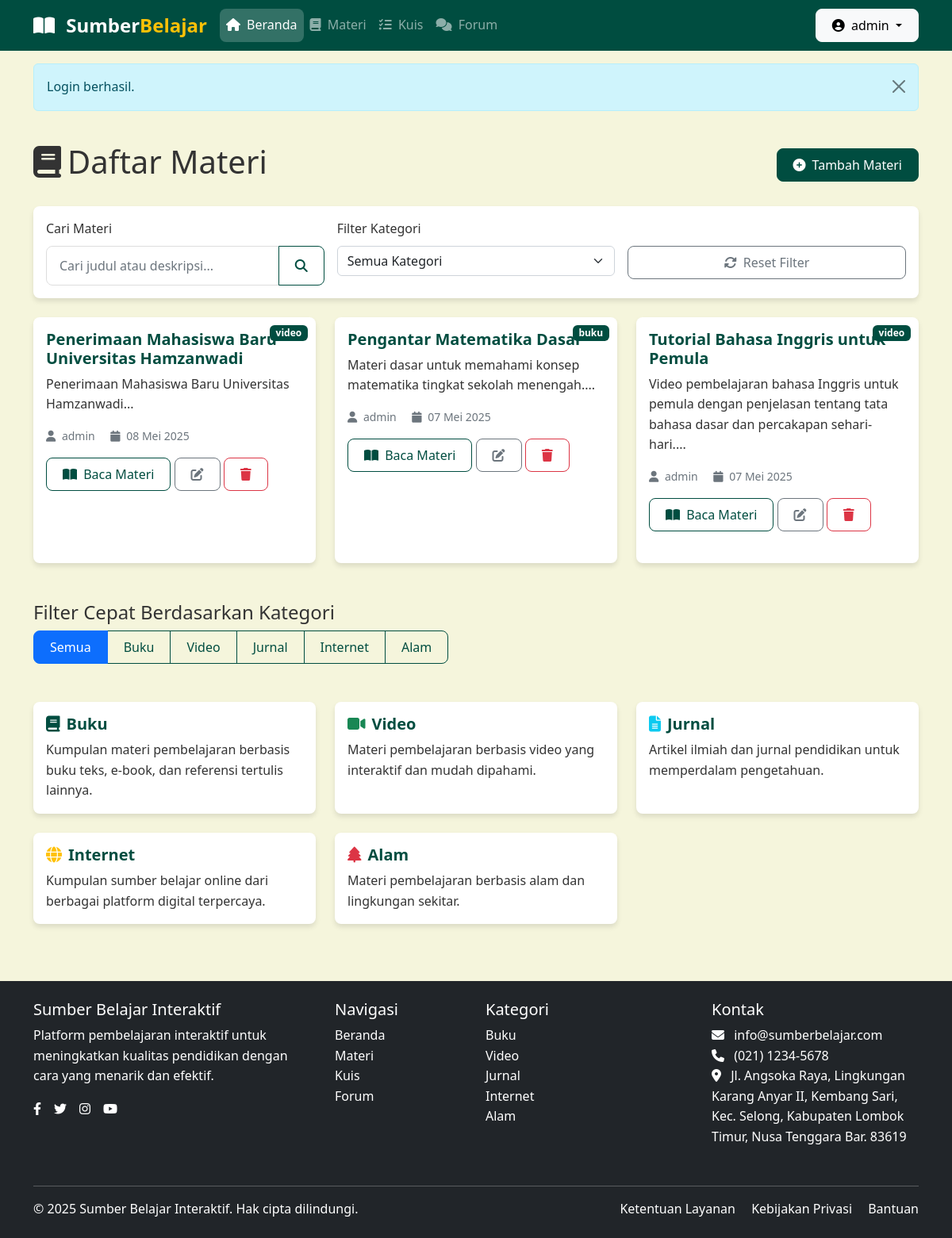
Screenshot of /materi/index.php (signed in) with the database file from the repository.
### tables this page shows
CREATE TABLE materi (
        id INTEGER PRIMARY KEY AUTOINCREMENT,
        judul TEXT NOT NULL,
        kategori TEXT NOT NULL,
        deskripsi TEXT NOT NULL,
        konten TEXT,
        thumbnail_url TEXT,
        video_url TEXT,
        user_id INTEGER,
        created_at TIMESTAMP DEFAULT CURRENT_TIMESTAMP,
        updated_at TIMESTAMP DEFAULT CURRENT_TIMESTAMP,
        FOREIGN KEY (user_id) REFERENCES users(id)
    );

CREATE TABLE users (id INTEGER PRIMARY KEY AUTOINCREMENT, username TEXT NOT NULL UNIQUE, password TEXT NOT NULL, email TEXT NOT NULL UNIQUE, full_name TEXT NOT NULL, role TEXT NOT NULL CHECK(role IN ('admin', 'teacher', 'student')), created_at TIMESTAMP DEFAULT CURRENT_TIMESTAMP, updated_at TIMESTAMP DEFAULT CURRENT_TIMESTAMP, is_active INTEGER DEFAULT 1, activation_code TEXT, last_login TIMESTAMP);

### includes/functions.php (called while the page is built, shortened)
<?php
function is_admin() {
    return isset($_SESSION['role']) && $_SESSION['role'] === 'admin';
}
function format_date($date, $include_time = true) {
    $date_obj = new DateTime($date);
    $format = $include_time ? 'd F Y, H:i' : 'd F Y';
    $months = [
        'January' => 'Januari',
        'February' => 'Februari',
        'March' => 'Maret',
        'April' => 'April',
        'May' => 'Mei',
        'June' => 'Juni',
        'July' => 'Juli',
        'August' => 'Agustus',
        'September' => 'September',
        'October' => 'Oktober',
        'November' => 'November',
        'December' => 'Desember'
    ];
    $formatted = $date_obj->format($format);
    foreach ($months as $en => $id) {
        $formatted = str_replace($en, $id, $formatted);
    }
    return $formatted;
}
function get_categories() {
    return [
        'buku' => 'Buku',
        'video' => 'Video',
        'jurnal' => 'Jurnal',
        'internet' => 'Internet',
        'alam' => 'Alam'
    ];
}
?>

### config/database.php (called while the page is built, shortened)
<?php
$db_path = __DIR__ . '/../db/sumber_belajar.sqlite';
$conn = new SQLite3($db_path);
function execute_query($sql, $params = [], $types = "") {
    global $conn;
    try {
        $stmt = $conn->prepare($sql);
        if (!empty($params)) {
            foreach ($params as $i => $param) {
                $index = $i + 1;
                if (is_int($param)) {
                    $stmt->bindValue($index, $param, SQLITE3_INTEGER);
                } elseif (is_float($param)) {
                    $stmt->bindValue($index, $param, SQLITE3_FLOAT);
                } elseif (is_null($param)) {
                    $stmt->bindValue($index, null, SQLITE3_NULL);
                } else {
                    $stmt->bindValue($index, $param, SQLITE3_TEXT);
                }
            }
        }
        $result = $stmt->execute();
        return ['stmt' => $stmt, 'result' => $result];
    } catch (Exception $e) {
        error_log("Database error: " . $e->getMessage());
        return false;
    }
}
function get_records($sql, $params = [], $types = "") {
    $query = execute_query($sql, $params, $types);
    $rows = [];
    while ($row = $query['result']->fetchArray(SQLITE3_ASSOC)) {
        $rows[] = $row;
    }
    return $rows;
}

### materi/index.php (the view, shortened to what this page needs)
<?php
require_once '../config/database.php';
require_once '../includes/functions.php';
$search = isset($_GET['search']) ? sanitize($_GET['search']) : '';
$sql = "SELECT m.*, u.username as uploaded_by
        FROM materi m
        LEFT JOIN users u ON m.user_id = u.id
        WHERE 1=1";
$params = [];
$types = "";
$sql .= " ORDER BY m.created_at DESC";
$materials = get_records($sql, $params, $types);
$categories = get_categories();
?>
<!DOCTYPE html>
<html lang="id">
<head>
    <link href="https://cdn.jsdelivr.net/npm/bootstrap@5.2.3/dist/css/bootstrap.min.css" rel="stylesheet">
    <link rel="stylesheet" href="https://cdnjs.cloudflare.com/ajax/libs/font-awesome/6.2.0/css/all.min.css">
    <link rel="stylesheet" href="../assets/css/style.css">
</head>
<body>
<?php include '../includes/header.php'; ?>
<main class="container py-4">
    <div class="d-flex justify-content-between align-items-center mb-4">
        <h1>
            <i class="fas fa-book me-2"></i>Daftar Materi
        </h1>
        <?php if (is_admin()): ?>
            <a href="add.php" class="btn btn-primary">
                <i class="fas fa-plus-circle me-2"></i>Tambah Materi
            </a>
        <?php endif; ?>
    </div>
    <div class="card mb-4">
        <div class="card-body">
            <form action="index.php" method="GET" class="row g-3">
                <div class="col-md-4">
                    <label for="search" class="form-label">Cari Materi</label>
                    <div class="input-group">
                        <input type="text" class="form-control" id="search" name="search" placeholder="Cari judul atau deskripsi..." value="<?= htmlspecialchars($search) ?>">
                        <button class="btn btn-outline-primary" type="submit">
                            <i class="fas fa-search"></i>
                        </button>
                    </div>
                </div>
                <div class="col-md-4">
                    <label for="kategori" class="form-label">Filter Kategori</label>
                    <select class="form-select" id="kategori" name="kategori" onchange="this.form.submit()">
                        <option value="">Semua Kategori</option>
                    </select>
                </div>
                <div class="col-md-4">
                    <label class="form-label">&nbsp;</label>
                    <div>
                        <a href="index.php" class="btn btn-outline-secondary w-100">
                            <i class="fas fa-sync-alt me-2"></i>Reset Filter
                        </a>
                    </div>
                </div>
            </form>
        </div>
    </div>
    <div class="row">
        <?php if (!empty($materials)): ?>
            <?php foreach ($materials as $materi): ?>
                <div class="col-md-4 mb-4">
                    <div class="card h-100 materi-item" data-category="<?= htmlspecialchars($materi['kategori']) ?>">
                        <div class="card-body">
                            <h5 class="card-title"><?= htmlspecialchars($materi['judul']) ?></h5>
                            <span class="badge bg-primary mb-2"><?= htmlspecialchars($materi['kategori']) ?></span>
                            <p class="card-text"><?= nl2br(htmlspecialchars(substr($materi['deskripsi'], 0, 150))) ?>...</p>
                            <div class="text-muted small mb-3">
                                <i class="fas fa-user me-1"></i> <?= htmlspecialchars($materi['uploaded_by']) ?>
                                <span class="ms-3"><i class="fas fa-calendar me-1"></i> <?= format_date($materi['created_at'], false) ?></span>
                            </div>
                            <a href="view.php?id=<?= $materi['id'] ?>" class="btn btn-outline-primary">
                                <i class="fas fa-book-open me-1"></i> Baca Materi
                            </a>
                            <?php if (is_admin()): ?>
                                <a href="edit.php?id=<?= $materi['id'] ?>" class="btn btn-outline-secondary">
                                    <i class="fas fa-edit"></i>
                                </a>
                                <a href="delete.php?id=<?= $materi['id'] ?>" class="btn btn-outline-danger"
                                   onclick="return confirm('Apakah Anda yakin ingin menghapus materi ini?')">
                                    <i class="fas fa-trash"></i>
                                </a>
                            <?php endif; ?>
                        </div>
                    </div>
                </div>
            <?php endforeach; ?>
        <?php endif; ?>
    </div>
    <div class="mt-4 mb-5">
        <h4>Filter Cepat Berdasarkan Kategori</h4>
        <div class="btn-group" role="group">
            <button type="button" class="btn btn-outline-primary filter-btn active" data-category="all" onclick="filterMaterials('all')">
                Semua
            </button>
            <?php foreach ($categories as $key => $value): ?>
                <button type="button" class="btn btn-outline-primary filter-btn" data-category="<?= $key ?>" onclick="filterMaterials('<?= $key ?>')">
                    <?= $value ?>
                </button>
            <?php endforeach; ?>
        </div>
    </div>
    <div class="row row-cols-1 row-cols-md-3 g-4 mb-5">
        <div class="col">
            <div class="card h-100 border-primary">
                <div class="card-body">
                    <h5 class="card-title"><i class="fas fa-book text-primary me-2"></i>Buku</h5>
                    <p class="card-text">Kumpulan materi pembelajaran berbasis buku teks, e-book, dan referensi tertulis lainnya.</p>
                </div>
            </div>
        </div>
        <div class="col">
            <div class="card h-100 border-success">
                <div class="card-body">
                    <h5 class="card-title"><i class="fas fa-video text-success me-2"></i>Video</h5>
                    <p class="card-text">Materi pembelajaran berbasis video yang interaktif dan mudah dipahami.</p>
                </div>
            </div>
        </div>
        <div class="col">
            <div class="card h-100 border-info">
                <div class="card-body">
                    <h5 class="card-title"><i class="fas fa-file-alt text-info me-2"></i>Jurnal</h5>
                    <p class="card-text">Artikel ilmiah dan jurnal pendidikan untuk memperdalam pengetahuan.</p>
                </div>
            </div>
        </div>
        <div class="col">
            <div class="card h-100 border-warning">
                <div class="card-body">
                    <h5 class="card-title"><i class="fas fa-globe text-warning me-2"></i>Internet</h5>
                    <p class="card-text">Kumpulan sumber belajar online dari berbagai platform digital terpercaya.</p>
                </div>
            </div>
        </div>
        <div class="col">
            <div class="card h-100 border-danger">
                <div class="card-body">
                    <h5 class="card-title"><i class="fas fa-tree text-danger me-2"></i>Alam</h5>
                    <p class="card-text">Materi pembelajaran berbasis alam dan lingkungan sekitar.</p>
                </div>
            </div>
        </div>
    </div>
</main>
<?php include '../includes/footer.php'; ?>
</body>
</html>

### assets/css/style.css (style rules this page uses)
:root { --primary-color: #004D40; --secondary-color: #FFC107; --warning-color: #FF9800; --danger-color: #e74c3c; --info-color: #2196F3; --light-color: #F5F5DC; --dark-color: #004D40; --text-color: #333333; --link-color: #006064; --hover-color: #FFDAB9; --border-radius: 0.5rem; }
body { font-family: 'Segoe UI', Tahoma, Geneva, Verdana, sans-serif; color: var(--text-color); line-height: 1.6; background-color: var(--light-color); }
.card { border-radius: var(--border-radius); box-shadow: 0 4px 6px rgba(0, 0, 0, 0.1); transition: transform 0.3s ease, box-shadow 0.3s ease; border: none; overflow: hidden; }
.card-title { font-weight: 600; color: var(--primary-color); }
.btn { border-radius: var(--border-radius); font-weight: 500; padding: 0.5rem 1.25rem; transition: all 0.3s ease; }
.btn-primary { background-color: var(--primary-color); border-color: var(--primary-color); }
.btn-outline-primary { color: var(--primary-color); border-color: var(--primary-color); }
.form-control { border-radius: var(--border-radius); padding: 0.75rem 1rem; border: 1px solid #ddd; transition: border-color 0.3s ease, box-shadow 0.3s ease; }
.form-label { font-weight: 500; margin-bottom: 0.5rem; }
.materi-item { transition: transform 0.3s ease, box-shadow 0.3s ease, background-color 0.3s ease; margin-bottom: 1.5rem; position: relative; }
.materi-item .badge { position: absolute; top: 10px; right: 10px; }
.text-primary { color: var(--primary-color) !important; }
.bg-primary { background-color: var(--primary-color) !important; }

### rows the page displays
materi: judul "Penerimaan Mahasiswa Baru Universitas Hamzanwadi", kategori "video", deskripsi "Penerimaan Mahasiswa Baru Universitas Hamzanwadi", user.username "admin", created_at "08 Mei 2025"
materi: judul "Pengantar Matematika Dasar", kategori "buku", deskripsi "Materi dasar untuk memahami konsep matematika tingkat sekolah menengah.", user.username "admin", created_at "07 Mei 2025"
materi: judul "Tutorial Bahasa Inggris untuk Pemula", kategori "video", deskripsi "Video pembelajaran bahasa Inggris untuk pemula dengan penjelasan tentang tata bahasa dasar dan percakapan sehari-hari.", user.username "admin", created_at "07 Mei 2025"

### other values shown
$_SESSION['username'] "admin"
$_SESSION['flash_message'] "Login berhasil."
$value "Buku"
$value "Video"
$value "Jurnal"
$value "Internet"
$value "Alam"
